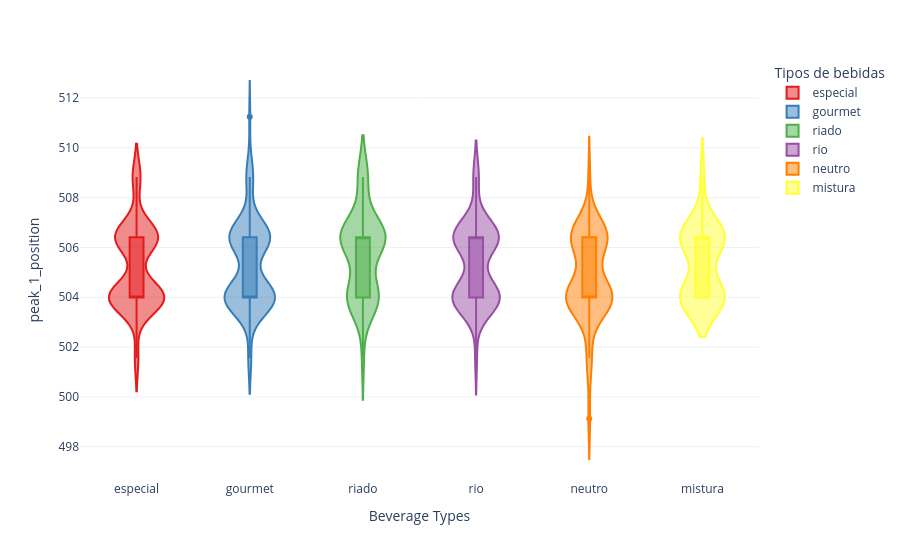

Notebook code cell kept with this figure:
### Code cell
fig = groupby_violin('peak_1_position',
                     peaks)
fig.show()

### Figure 1 — Plotly figure (JSON) as saved in the notebook; plotly's stock layout.template omitted (floating-point values rounded to 4 significant figures)
{"data": [{"alignmentgroup": "True", "box": {"visible": true}, "hovertemplate": "Tipos de bebidas=%{x}<br>peak_1_position=%{y}<extra></extra>", "legendgroup": "especial", "marker": {"color": "#e41a1c"}, "name": "especial", "offsetgroup": "especial", "orientation": "v", "scalegroup": "True", "showlegend": true, "type": "violin", "x": ["especial", "especial", "especial", "especial", "especial", "especial", "especial", "especial", "especial", "especial", "especial", "especial", "especial", "especial", "especial", "especial", "especial", "especial", "especial", "especial", "especial", "especial", "especial", "especial", "especial", "especial", "especial", "especial", "especial", "especial", "especial", "especial", "especial", "especial", "especial", "especial", "especial", "especial", "especial", "especial", "especial", "especial", "especial", "especial", "especial", "especial", "especial", "especial", "especial", "especial", "especial", "especial", "especial", "especial", "especial", "especial", "especial", "especial", "especial", "especial", "especial", "especial", "especial", "especial", "especial", "especial", "especial", "especial", "especial", "especial", "especial", "especial", "especial", "especial", "especial", "especial", "especial", "especial", "especial", "especial", "especial", "especial", "especial", "especial", "especial", "especial", "especial", "especial", "especial", "especial", "especial", "especial", "especial", "especial", "especial", "especial", "especial", "especial", "especial", "especial", "especial", "especial", "especial", "especial", "especial", "especial", "especial", "especial", "especial", "especial", "especial", "especial", "especial", "especial", "especial", "especial", "especial", "especial", "especial", "especial", "especial", "especial", "especial", "especial", "especial"], "x0": " ", "xaxis": "x", "y": [504.0, 504.0, 506.4, 506.4, 508.8, 506.4, 504.0, 504.0, 508.8, 508.8, 508.8, 506.4, 506.4, 506.4, 506.4, 504.0, 504.0, 506.4, 508.8, 504.0, 504.0, 504.0, 504.0, 504.0, 504.0, 506.4, 504.0, 506.4, 506.4, 506.4, 506.4, 506.4, 504.0, 506.4, 504.0, 504.0, 506.4, 504.0, 504.0, 504.0, 504.0, 504.0, 504.0, 504.0, 504.0, 508.8, 506.4, 504.0, 504.0, 504.0, 508.8, 504.0, 504.0, 506.4, 504.0, 506.4, 504.0, 501.6, 504.0, 504.0, 504.0, 504.0, 504.0, 504.0, 506.4, 506.4, 504.0, 504.0, 504.0, 506.4, 501.6, 504.0, 504.0, 504.0, 504.0, 504.0, 504.0, 504.0, 506.4, 506.4, 501.6, 506.4, 504.0, 504.0, 504.0, 506.4, 506.4, 506.4, 506.4, 506.4, 506.4, 506.4, 506.4, 506.4, 506.4, 506.4, 504.0, 504.0, 504.0, 501.6, 504.0, 504.0, 506.4, 504.0, 506.4, 506.4, 506.4, 506.4, 504.0, 506.4, 504.0, 506.4, 506.4, 508.8, 504.0, 504.0, 506.4, 504.0, 506.4, 506.4, 506.4, 504.0, 504.0, 506.4, 508.8], "y0": " ", "yaxis": "y"}, {"alignmentgroup": "True", "box": {"visible": true}, "hovertemplate": "Tipos de bebidas=%{x}<br>peak_1_position=%{y}<extra></extra>", "legendgroup": "gourmet", "marker": {"color": "#377eb8"}, "name": "gourmet", "offsetgroup": "gourmet", "orientation": "v", "scalegroup": "True", "showlegend": true, "type": "violin", "x": ["gourmet", "gourmet", "gourmet", "gourmet", "gourmet", "gourmet", "gourmet", "gourmet", "gourmet", "gourmet", "gourmet", "gourmet", "gourmet", "gourmet", "gourmet", "gourmet", "gourmet", "gourmet", "gourmet", "gourmet", "gourmet", "gourmet", "gourmet", "gourmet", "gourmet", "gourmet", "gourmet", "gourmet", "gourmet", "gourmet", "gourmet", "gourmet", "gourmet", "gourmet", "gourmet", "gourmet", "gourmet", "gourmet", "gourmet", "gourmet", "gourmet", "gourmet", "gourmet", "gourmet", "gourmet", "gourmet", "gourmet", "gourmet", "gourmet", "gourmet", "gourmet", "gourmet", "gourmet", "gourmet", "gourmet", "gourmet", "gourmet", "gourmet", "gourmet", "gourmet", "gourmet", "gourmet", "gourmet", "gourmet", "gourmet", "gourmet", "gourmet", "gourmet", "gourmet", "gourmet", "gourmet", "gourmet", "gourmet", "gourmet", "gourmet", "gourmet", "gourmet", "gourmet", "gourmet", "gourmet", "gourmet", "gourmet", "gourmet", "gourmet", "gourmet", "gourmet", "gourmet", "gourmet", "gourmet", "gourmet", "gourmet", "gourmet", "gourmet", "gourmet", "gourmet", "gourmet", "gourmet", "gourmet", "gourmet", "gourmet", "gourmet", "gourmet", "gourmet", "gourmet", "gourmet"], "x0": " ", "xaxis": "x", "y": [506.4, 506.4, 504.0, 506.4, 504.0, 508.8, 506.4, 506.4, 501.6, 504.0, 506.4, 506.4, 504.0, 504.0, 506.4, 506.4, 504.0, 504.0, 504.0, 506.4, 501.6, 506.4, 506.4, 504.0, 504.0, 504.0, 504.0, 504.0, 504.0, 504.0, 506.4, 504.0, 506.4, 506.4, 506.4, 504.0, 506.4, 501.6, 504.0, 504.0, 506.4, 504.0, 504.0, 504.0, 504.0, 504.0, 504.0, 504.0, 504.0, 504.0, 504.0, 504.0, 504.0, 506.4, 504.0, 506.4, 504.0, 504.0, 506.4, 504.0, 508.8, 504.0, 504.0, 504.0, 506.4, 506.4, 506.4, 504.0, 508.8, 506.4, 504.0, 504.0, 504.0, 504.0, 506.4, 508.8, 506.4, 506.4, 504.0, 506.4, 506.4, 504.0, 506.4, 506.4, 504.0, 504.0, 506.4, 506.4, 506.4, 508.8, 508.8, 504.0, 511.2, 508.8, 506.4, 504.0, 506.4, 506.4, 504.0, 506.4, 504.0, 506.4, 506.4, 504.0, 506.4], "y0": " ", "yaxis": "y"}, {"alignmentgroup": "True", "box": {"visible": true}, "hovertemplate": "Tipos de bebidas=%{x}<br>peak_1_position=%{y}<extra></extra>", "legendgroup": "riado", "marker": {"color": "#4daf4a"}, "name": "riado", "offsetgroup": "riado", "orientation": "v", "scalegroup": "True", "showlegend": true, "type": "violin", "x": ["riado", "riado", "riado", "riado", "riado", "riado", "riado", "riado", "riado", "riado", "riado", "riado", "riado", "riado", "riado", "riado", "riado", "riado", "riado", "riado", "riado", "riado", "riado", "riado", "riado", "riado", "riado", "riado", "riado", "riado", "riado", "riado", "riado", "riado", "riado", "riado", "riado", "riado", "riado", "riado", "riado", "riado", "riado", "riado", "riado"], "x0": " ", "xaxis": "x", "y": [501.6, 504.0, 504.0, 506.4, 506.4, 506.4, 506.4, 504.0, 506.4, 506.4, 506.4, 504.0, 506.4, 504.0, 504.0, 506.4, 506.4, 506.4, 504.0, 504.0, 506.4, 506.4, 504.0, 506.4, 508.8, 504.0, 508.8, 508.8, 506.4, 504.0, 506.4, 508.8, 506.4, 506.4, 504.0, 504.0, 508.8, 506.4, 506.4, 504.0, 506.4, 506.4, 506.4, 504.0, 504.0], "y0": " ", "yaxis": "y"}, {"alignmentgroup": "True", "box": {"visible": true}, "hovertemplate": "Tipos de bebidas=%{x}<br>peak_1_position=%{y}<extra></extra>", "legendgroup": "rio", "marker": {"color": "#984ea3"}, "name": "rio", "offsetgroup": "rio", "orientation": "v", "scalegroup": "True", "showlegend": true, "type": "violin", "x": ["rio", "rio", "rio", "rio", "rio", "rio", "rio", "rio", "rio", "rio", "rio", "rio", "rio", "rio", "rio", "rio", "rio", "rio", "rio", "rio", "rio", "rio", "rio", "rio", "rio", "rio", "rio", "rio", "rio", "rio", "rio", "rio", "rio", "rio", "rio", "rio", "rio", "rio", "rio", "rio", "rio", "rio", "rio", "rio", "rio", "rio", "rio", "rio", "rio", "rio", "rio", "rio", "rio", "rio", "rio"], "x0": " ", "xaxis": "x", "y": [506.4, 506.4, 506.4, 506.4, 504.0, 504.0, 508.8, 508.8, 506.4, 506.4, 504.0, 504.0, 504.0, 504.0, 504.0, 504.0, 506.4, 504.0, 506.4, 504.0, 506.4, 508.8, 504.0, 506.4, 504.0, 504.0, 506.4, 504.0, 504.0, 504.0, 506.4, 506.4, 504.0, 506.4, 506.4, 504.0, 504.0, 506.4, 506.4, 504.0, 506.4, 506.4, 506.4, 504.0, 506.4, 506.4, 506.4, 504.0, 506.4, 504.0, 501.6, 504.0, 504.0, 504.0, 506.4], "y0": " ", "yaxis": "y"}, {"alignmentgroup": "True", "box": {"visible": true}, "hovertemplate": "Tipos de bebidas=%{x}<br>peak_1_position=%{y}<extra></extra>", "legendgroup": "neutro", "marker": {"color": "#ff7f00"}, "name": "neutro", "offsetgroup": "neutro", "orientation": "v", "scalegroup": "True", "showlegend": true, "type": "violin", "x": ["neutro", "neutro", "neutro", "neutro", "neutro", "neutro", "neutro", "neutro", "neutro", "neutro", "neutro", "neutro", "neutro", "neutro", "neutro", "neutro", "neutro", "neutro", "neutro", "neutro", "neutro", "neutro", "neutro", "neutro", "neutro", "neutro", "neutro", "neutro", "neutro", "neutro", "neutro", "neutro", "neutro", "neutro", "neutro", "neutro", "neutro", "neutro", "neutro", "neutro", "neutro", "neutro", "neutro", "neutro", "neutro", "neutro", "neutro", "neutro", "neutro", "neutro", "neutro", "neutro", "neutro", "neutro", "neutro"], "x0": " ", "xaxis": "x", "y": [504.0, 501.6, 506.4, 499.1, 504.0, 506.4, 506.4, 506.4, 506.4, 504.0, 504.0, 506.4, 506.4, 506.4, 506.4, 504.0, 504.0, 506.4, 504.0, 504.0, 506.4, 506.4, 506.4, 504.0, 504.0, 506.4, 506.4, 504.0, 504.0, 506.4, 506.4, 506.4, 508.8, 506.4, 504.0, 506.4, 504.0, 504.0, 504.0, 504.0, 501.6, 504.0, 504.0, 504.0, 506.4, 504.0, 504.0, 504.0, 504.0, 504.0, 506.4, 504.0, 504.0, 501.6, 504.0], "y0": " ", "yaxis": "y"}, {"alignmentgroup": "True", "box": {"visible": true}, "hovertemplate": "Tipos de bebidas=%{x}<br>peak_1_position=%{y}<extra></extra>", "legendgroup": "mistura", "marker": {"color": "#ffff33"}, "name": "mistura", "offsetgroup": "mistura", "orientation": "v", "scalegroup": "True", "showlegend": true, "type": "violin", "x": ["mistura", "mistura", "mistura", "mistura", "mistura", "mistura", "mistura", "mistura", "mistura", "mistura", "mistura", "mistura", "mistura", "mistura", "mistura", "mistura", "mistura", "mistura", "mistura", "mistura", "mistura", "mistura", "mistura", "mistura", "mistura"], "x0": " ", "xaxis": "x", "y": [506.4, 506.4, 506.4, 508.8, 506.4, 504.0, 506.4, 506.4, 506.4, 504.0, 504.0, 506.4, 504.0, 504.0, 504.0, 506.4, 504.0, 504.0, 504.0, 506.4, 504.0, 504.0, 506.4, 504.0, 506.4], "y0": " ", "yaxis": "y"}], "layout": {"legend": {"title": {"text": "Tipos de bebidas"}, "tracegroupgap": 0}, "margin": {"t": 60}, "violinmode": "overlay", "xaxis": {"anchor": "y", "categoryarray": ["especial", "gourmet", "riado", "rio", "neutro", "mistura"], "categoryorder": "array", "domain": [0, 1], "title": {"text": "Beverage Types"}}, "yaxis": {"anchor": "x", "domain": [0, 1], "title": {"text": "peak_1_position"}}}}
